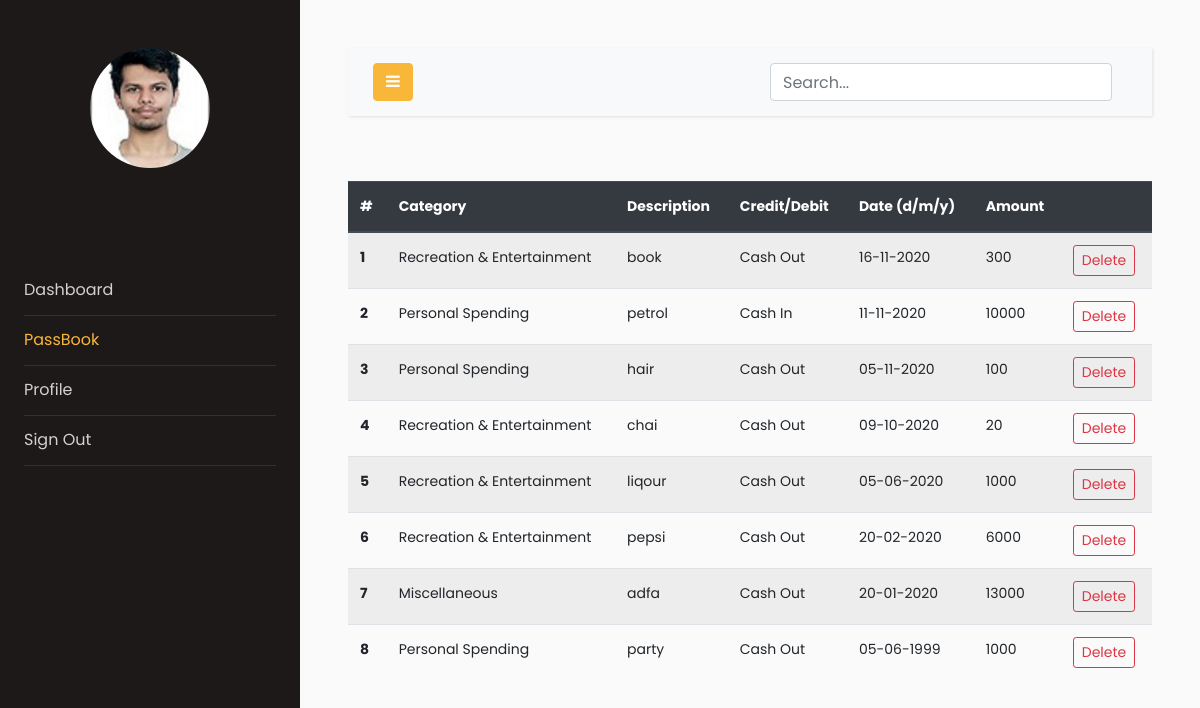
The page /passbook (signed in) on the database as committed earlier.
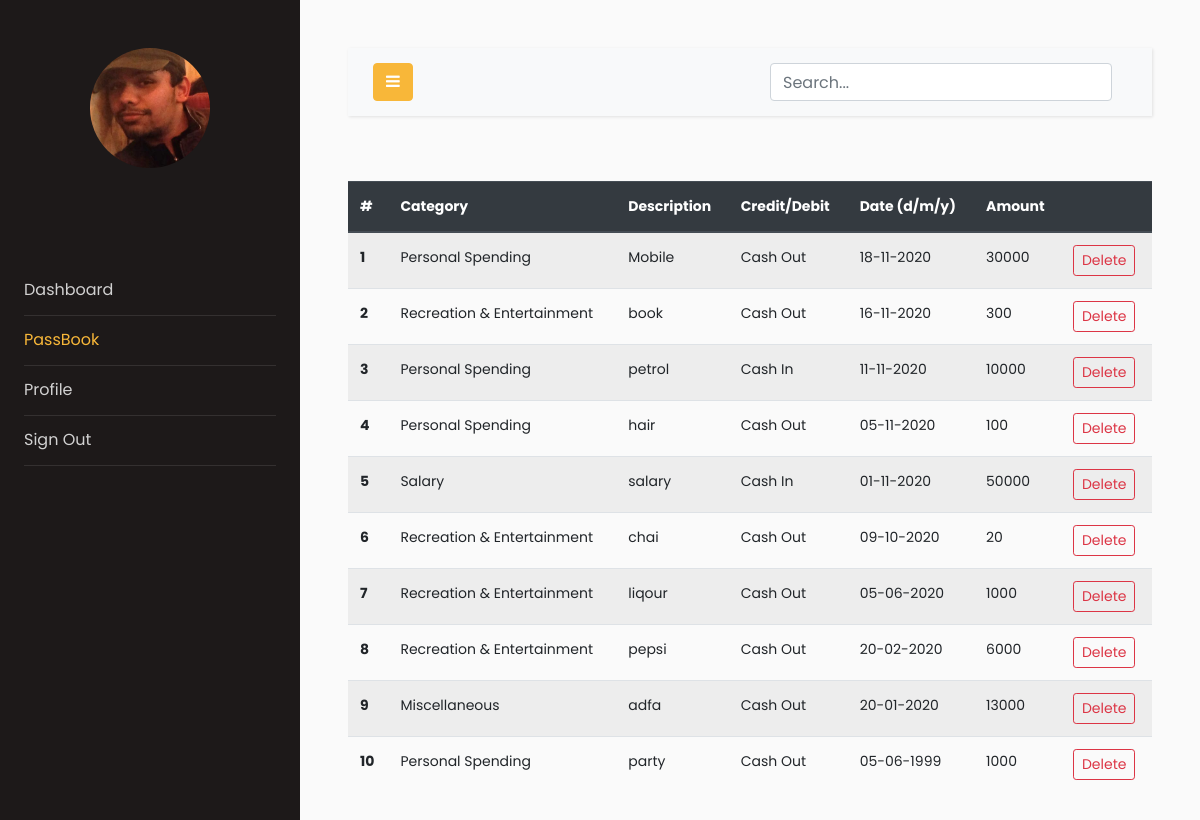
The same page on the database as committed later.
### models.py (models this page shows, shortened)
class Users(db.Model, UserMixin):
    __tablename__ = "users"
    id = db.Column(db.Integer, primary_key=True)
    email = db.Column(db.String(64), unique=True, index=True)
    name = db.Column(db.String(64))
    pasword_hash = db.Column(db.String(128))
    income = db.Column(db.Integer)
    budget = db.Column(db.Integer)
    profile_image = db.Column(db.String(128), nullable=False, default='default_profile.png')
    trans = db.relationship('Transactions', backref='User', lazy='dynamic')

class Transactions(db.Model):
    __searchable__ = ['description','cat','amount','date']
    users = db.relationship(Users)
    id = db.Column(db.Integer, primary_key=True)
    cashFlow = db.Column(db.Integer)
    amount = db.Column(db.Integer)
    description = db.Column(db.String(64))
    cat = db.Column(db.String(64))
    date = db.Column(db.DateTime)
    userId = db.Column(db.Integer, db.ForeignKey('users.id'), nullable=False)

### app.py (the view)
@app.route("/passbook", methods=["GET", "POST"])
@login_required
def passbook():
    uid = current_user.id
    trans_data = Transactions.query.filter_by(userId=uid).order_by(
        Transactions.date.desc()
    )
    return render_template("passbook.html", trans_data=trans_data)

### models.py (called while the page is built)
@login_manager.user_loader
def load_user(user_id):
    return Users.query.get(user_id)

### templates/passbook.html (shortened to what this page needs)
<!doctype html>
<html lang="en">
<head>
    <link rel="stylesheet" href="https://stackpath.bootstrapcdn.com/font-awesome/4.7.0/css/font-awesome.min.css">
<link rel="stylesheet" href="{{ url_for('static', filename='css1/style.css') }}">
</head>
<body>
    <div class="wrapper d-flex align-items-stretch">
        <nav id="sidebar">
            <div class="p-4 pt-5">
                <a href="#" class="img logo rounded-circle mb-5" style="background-image: url({{url_for('static',filename='profile_pics/'+current_user.profile_image)}})"></a>
                <br>
                <br>
                <ul class="list-unstyled components mb-5">
                    <li>
                        <a href="{{url_for('dashboard')}}">Dashboard</a>
                    </li>
                    <li class="active">
                        <a href="{{url_for('passbook')}}">PassBook</a>
                    </li>
                    <li>
                        <a href="{{url_for('profile')}}">Profile</a>
                    </li>
                    <li>
                        <a href="{{url_for('logout')}}">Sign Out</a>
                    </li>
                </ul>
            </div>
        </nav>
        <div id="content" class="p-4 p-md-5">
            <nav class="navbar navbar-expand-lg navbar-light bg-light">
                <div class="container-fluid">
                    <button type="button" id="sidebarCollapse" class="btn btn-primary">
                        <i class="fa fa-bars"></i>
                    </button>
                    <form action="search" , method="GET">
                        <div class="container h-50">
                            <div class="d-flex justify-content-center h-100">
                                <input type="search" class="form-control ds-input" id="search-input" name="query" placeholder="Search..." aria-label="Search for..."
                                    autocomplete="off" data-docs-version="4.5" spellcheck="false" role="combobox" aria-autocomplete="list"
                                    aria-expanded="false" aria-owns="algolia-autocomplete-listbox-0" dir="auto"
                                    style="position: relative; vertical-align: top;">
                            </div>
                        </div>
                    </form>
                </div>
            </nav>
            <br>
            <table class="table table-striped">
                <thead class="thead-dark">
                    <tr>
                        <th scope="col">#</th>
                        <th scope="col">Category</th>
                        <th scope="col">Description</th>
                        <th scope="col">Credit/Debit</th>
                        <th scope="col">Date (d/m/y)</th>
                        <th scope="col">Amount</th>
                        <th scope="col"></th>
                    </tr>
                </thead>
                <tbody>
                    {%for r in trans_data%}
                    <tr>
                        <th scope="row">{{loop.index0 + 1}}</th>
                        <td>{{r.cat}}</td>
                        <td>{{r.description}}</td>
                        {%if r.cashFlow == 1 %}
                        <td>Cash In</td>
                        {%else%}
                        <td>Cash Out</td>
                        {%endif%}
                        <td>{{r.date.strftime('%d-%m-%Y')}}</td>
                        <td>{{r.amount}}</td>
                        <td><button type="button" class="btn btn-outline-danger btn-sm" data-toggle="modal" data-target="#del{{r.id}}">
                            Delete
                        </button></td>
                    </tr>
                    {%endfor%}
                </tbody>
            </table>
        </div>
    </div>
</body>
</html>

Rows that differ between the two databases and show on the page:
changed Users: profile_image: a different picture
added Transactions: cat "Personal Spending", description "Mobile", cashFlow "Cash Out", date "18-11-2020", amount "30000"
added Transactions: cat "Salary", description "salary", cashFlow "Cash In", date "01-11-2020", amount "50000"
